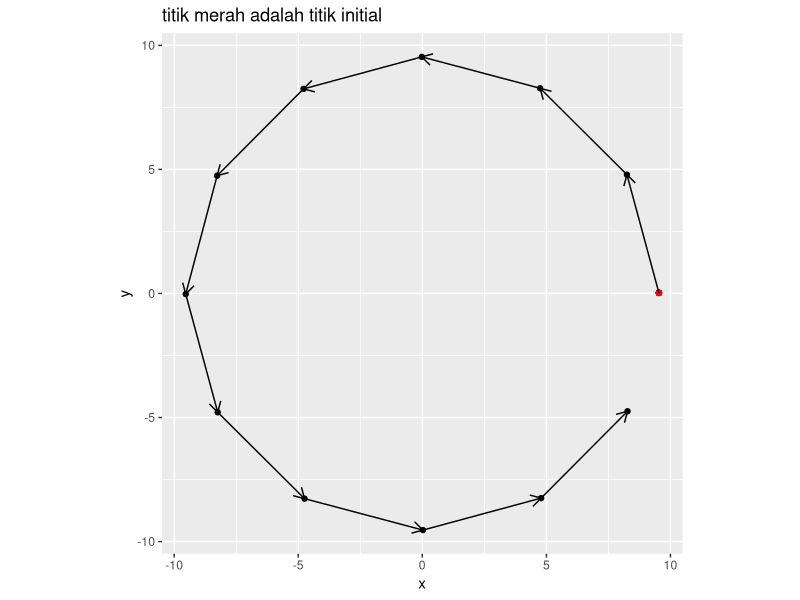
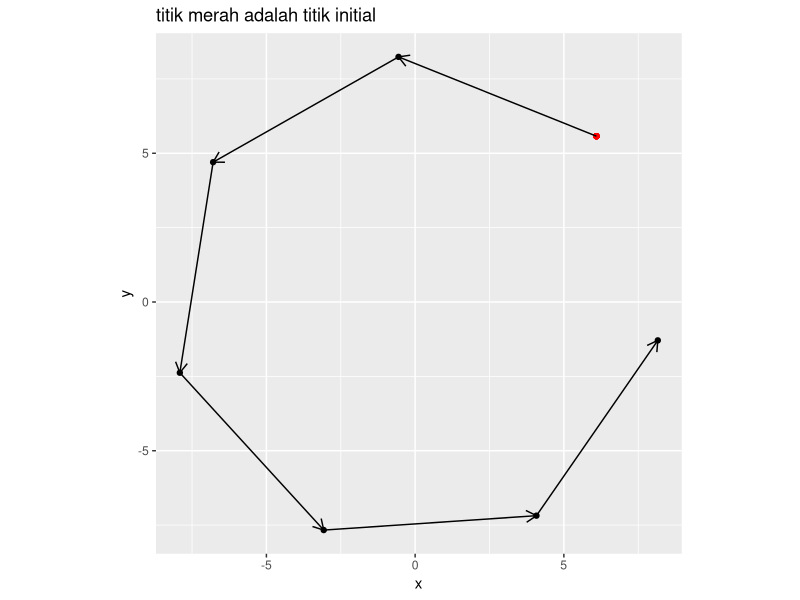
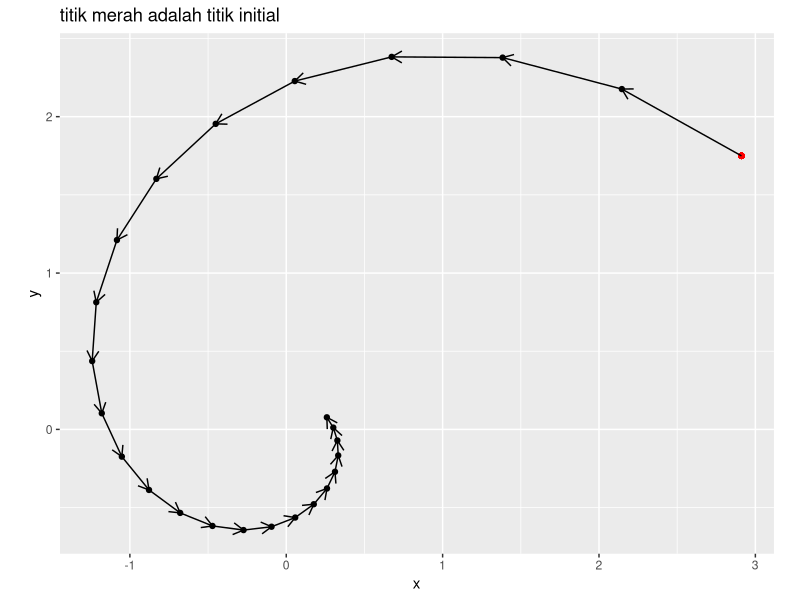
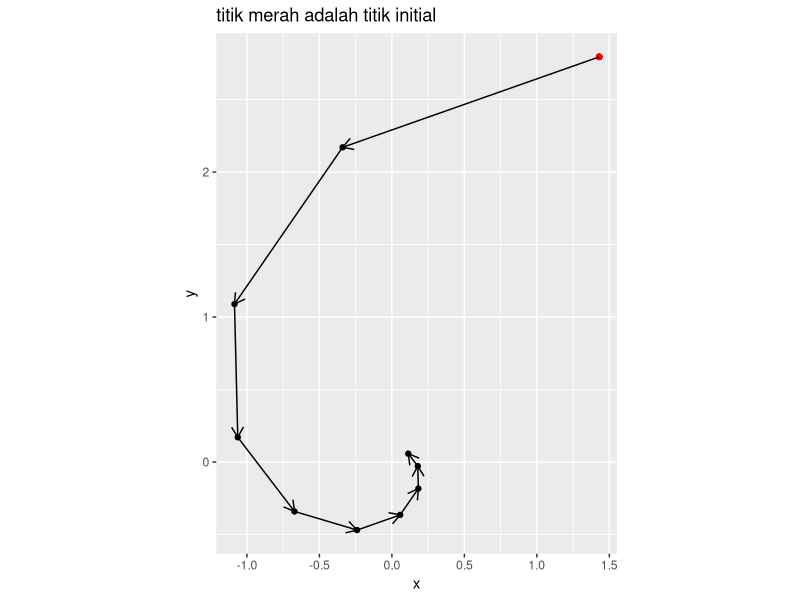
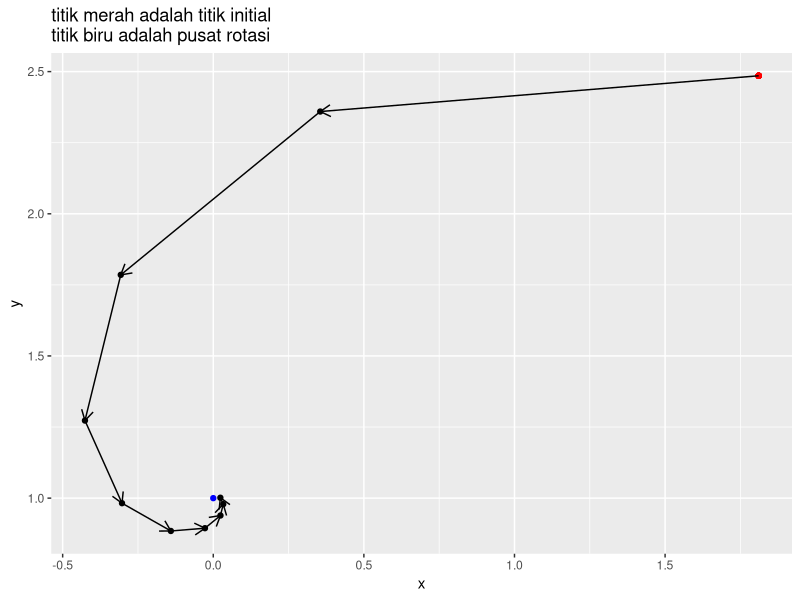
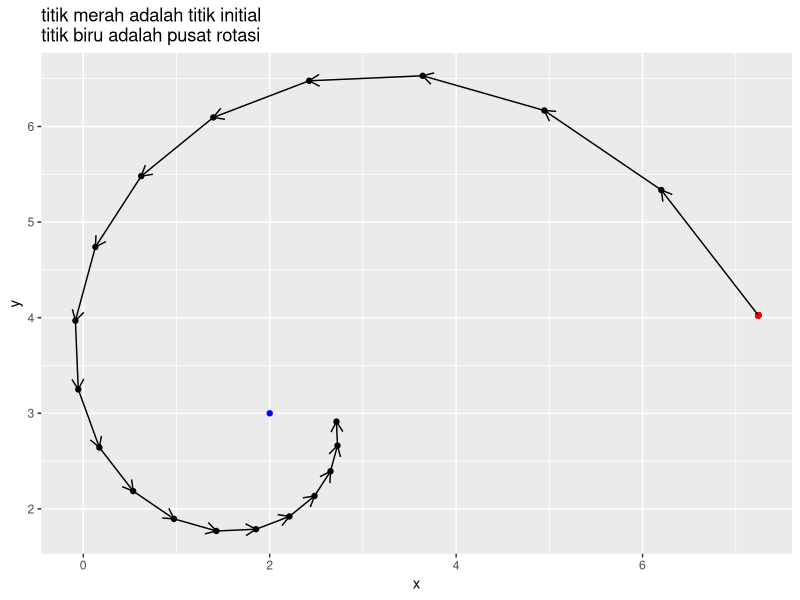
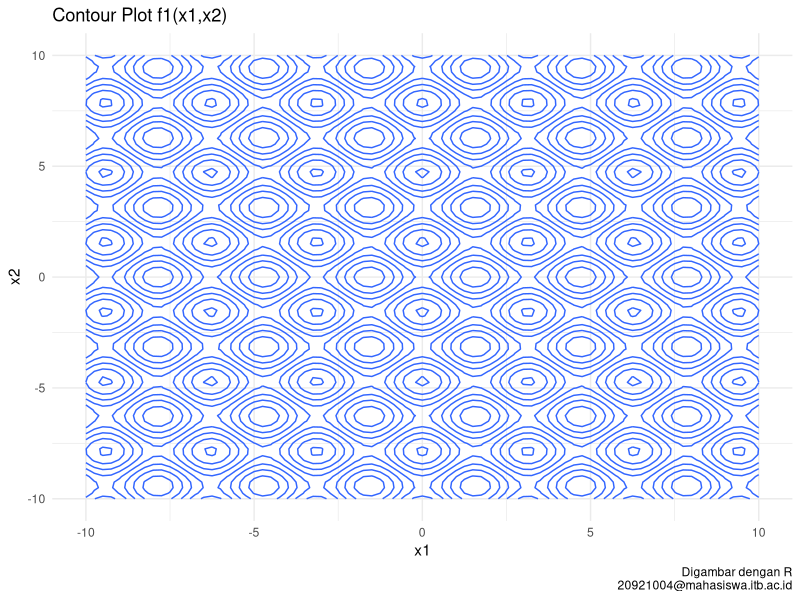
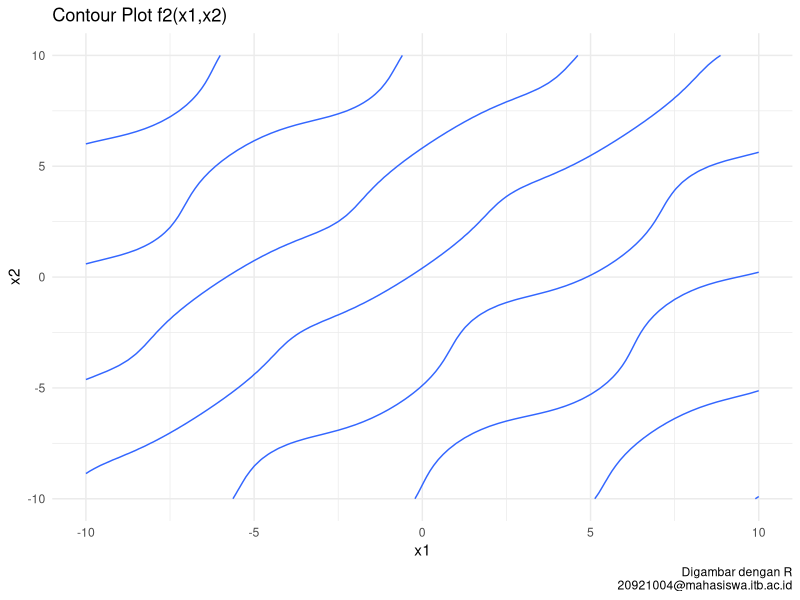

The R script that drew these images, in order:
## ---- chunk 1
rm(list=ls())
options(digits = 6)

library(dplyr)
library(ggplot2)
## ---- chunk 2
# function untuk random titik
rand_titik = function(a,b){
  runif(2,a,b)
}
## ---- chunk 3
# mendefinisikan program
rotasi_kan = function(x0,rot){
  # menghitung theta
  theta = 2*pi/rot

  # definisi matriks rotasi
  A = matrix(c(cos(theta),-sin(theta),
             sin(theta),cos(theta)),
           ncol = 2,byrow = T)
  
  # membuat template
  temp = vector("list")
  temp[[1]] = x0

  # proses rotasi
  for(i in 2:rot){
    xk = A %*% x0
    temp[[i]] = xk
    x0 = xk
  }
  
  # membuat template data frame
  final = data.frame(x = rep(NA,rot),
                     y = rep(NA,rot))
  
  # gabung data dari list
  for(i in 1:rot){
    tempura = temp[[i]]
    final$x[i] = tempura[1]
    final$y[i] = tempura[2]
  }

  # membuat plot
  plot = 
    ggplot() +
    geom_point(aes(x,y),data = final) +
    geom_point(aes(x[1],y[1]),
               data = final,
               color = "red") +
    coord_equal() +
    labs(title = "titik merah adalah titik initial") 
  
  # enrich dengan garis panah
  panah = data.frame(
    x_start = final$x[1:(rot-1)],
    x_end = final$x[2:rot],
    y_start = final$y[1:(rot-1)],
    y_end = final$y[2:rot]
  )
  # menambahkan garis panah ke plot
  plot = 
    plot + 
    geom_segment(aes(x = x_start,
                 xend = x_end,
                 y = y_start,
                 yend = y_end),
                 data = panah,
                 arrow = arrow(length = unit(.3,"cm"))
                 )
  
  # menyiapkan output
  list("Grafik rotasi" = plot,
       "Titik-titik rotasi" = final)
  }
## ---- chunk 4
# uji coba
rot = 12 # berapa banyak rotasi
x0 = rand_titik(0,10) # generate random titik

rotasi_kan(x0,rot)
## ---- chunk 5
# uji coba
rot = 7 # berapa banyak rotasi
x0 = rand_titik(0,10) # generate random titik

rotasi_kan(x0,rot)
## ---- chunk 6
# mendefinisikan program
rotasi_konstraksi_kan = function(x0,rot,r){
  # menghitung theta
  theta = 2*pi/rot

  # definisi matriks rotasi
  A = matrix(c(cos(theta),-sin(theta),
             sin(theta),cos(theta)),
           ncol = 2,byrow = T)
  
  # membuat template
  temp = vector("list")
  temp[[1]] = x0

  # proses rotasi dan konstraksi
  for(i in 2:rot){
    xk = A %*% x0
    xk = r * xk
    temp[[i]] = xk
    x0 = xk
  }
  
  # membuat template data frame
  final = data.frame(x = rep(NA,rot),
                     y = rep(NA,rot))
  
  # gabung data dari list
  for(i in 1:rot){
    tempura = temp[[i]]
    final$x[i] = tempura[1]
    final$y[i] = tempura[2]
  }

  # membuat plot
  plot = 
    ggplot() +
    geom_point(aes(x,y),data = final) +
    geom_point(aes(x[1],y[1]),
               data = final,
               color = "red") +
    coord_equal() +
    labs(title = "titik merah adalah titik initial") 
  
  # enrich dengan garis panah
  panah = data.frame(
    x_start = final$x[1:(rot-1)],
    x_end = final$x[2:rot],
    y_start = final$y[1:(rot-1)],
    y_end = final$y[2:rot]
  )
  # menambahkan garis panah ke plot
  plot = 
    plot + 
    geom_segment(aes(x = x_start,
                 xend = x_end,
                 y = y_start,
                 yend = y_end),
                 data = panah,
                 arrow = arrow(length = unit(.3,"cm"))
                 )
  
  # menyiapkan output
  list("Grafik rotasi" = plot,
       "Titik-titik rotasi" = final)
  }
## ---- chunk 7
# uji coba
rot = 25 # berapa banyak rotasi
x0 = rand_titik(0,4) # generate random titik
r = .9
rotasi_konstraksi_kan(x0,rot,r)
## ---- chunk 8
# uji coba
rot = 10 # berapa banyak rotasi
x0 = rand_titik(0,4) # generate random titik
r = .7
rotasi_konstraksi_kan(x0,rot,r)
## ---- chunk 9
# mendefinisikan program
rotasi_konstraksi_pusat_kan = function(x0,rot,r,x_bin){
  # pusat rotasi
  pusat = x_bin

  # menghitung theta
  theta = 2*pi/rot

  # definisi matriks rotasi
  A = matrix(c(cos(theta),-sin(theta),
             sin(theta),cos(theta)),
           ncol = 2,byrow = T)
  
  # membuat template
  temp = vector("list")
  temp[[1]] = x0

  # proses rotasi dan konstraksi
  for(i in 2:rot){
    xk = A %*% (x0-pusat) # diputar dengan x_bin sebagai pusat
    xk = pusat + (r * xk)
    temp[[i]] = xk
    x0 = xk
  }
  
  # membuat template data frame
  final = data.frame(x = rep(NA,rot),
                     y = rep(NA,rot))
  
  # gabung data dari list
  for(i in 1:rot){
    tempura = temp[[i]]
    final$x[i] = tempura[1]
    final$y[i] = tempura[2]
  }

  # membuat plot
  plot = 
    ggplot() +
    geom_point(aes(x,y),data = final) +
    geom_point(aes(x[1],y[1]),
               data = final,
               color = "red") +
    geom_point(aes(x = pusat[1],
		   y = pusat[2]),
	       color = "blue") +
    labs(title = "titik merah adalah titik initial\ntitik biru adalah pusat rotasi") 
  
  # enrich dengan garis panah
  panah = data.frame(
    x_start = final$x[1:(rot-1)],
    x_end = final$x[2:rot],
    y_start = final$y[1:(rot-1)],
    y_end = final$y[2:rot]
  )
  # menambahkan garis panah ke plot
  plot = 
    plot + 
    geom_segment(aes(x = x_start,
                 xend = x_end,
                 y = y_start,
                 yend = y_end),
                 data = panah,
                 arrow = arrow(length = unit(.3,"cm"))
                 )
  
  # menyiapkan output
  list("Grafik rotasi" = plot,
       "Titik-titik rotasi" = final)
  }
## ---- chunk 10
# uji coba
rot = 10 # berapa banyak rotasi
x0 = rand_titik(0,4) # generate random titik
x_bintang = c(0,1) # contoh pusat rotasi
r = .6
rotasi_konstraksi_pusat_kan(x0,rot,r,x_bintang)
## ---- chunk 11
# uji coba
rot = 20 # berapa banyak rotasi
x0 = rand_titik(0,10) # generate random titik
x_bintang = c(2,3) # contoh pusat rotasi
r = .9
rotasi_konstraksi_pusat_kan(x0,rot,r,x_bintang)
## ---- chunk 12
soa_mrf = function(N,	  # banyak titik
		   x1_d,  # batas bawah x1
		   x1_u,  # batas atas x1
		   x2_d,  # batas bawah x2
		   x2_u,  # batas atas x2
		   rot,	  # berapa banyak rotasi
		   k_max, # iterasi maks
		   r){	  # berapa rate konstraksi
		   
# N pasang titik random di selang [a,b] di R2
x1 = runif(N,x1_d,x1_u)
x2 = runif(N,x2_d,x2_u)

# hitung theta
theta = 2*pi / rot

# definisi matriks rotasi
A = matrix(c(cos(theta),-sin(theta),
             sin(theta),cos(theta)),
           ncol = 2,byrow = T)

# bikin data frame
temp = data.frame(x1,x2) %>% mutate(f = f(x1,x2))

# proses iterasi
for(i in 1:k_max){
  # mencari titik x* dengan min(f)
  f_min = 
	temp %>% 
	# pastikan x* berada di selang x1 dan x2
	filter(x1 >= x1_d & x1 <= x1_u) %>%
	filter(x2 >= x2_d & x2 <= x2_u) %>%
	# mengambil x* yang memiliki f terkecil
	filter(f == min(f))
  pusat = c(f_min$x1,f_min$x2)

  for(j in 1:N){
	# kita akan ambil titiknya satu persatu
	x0 = c(temp$x1[j],temp$x2[j])
	
	# proses rotasi dan konstraksi terhadap pusat x*
	xk = A %*% (x0-pusat) # diputar dengan x_bin sebagai pusat
        xk = pusat + (r * xk)
	
	# proses mengembalikan nilai ke temp
	temp$x1[j] = xk[1]
	temp$x2[j] = xk[2]
	}
    
    # hitung kembali nilai f(x1,x2)
    temp = temp %>% mutate(f = f(x1,x2))
    }

# proses output hasil
output = temp %>% filter(f == min(f))
return(output)
}

## ---- chunk 13
# definisi
N = 50
a = -4 # x1 dan x2 punya batas bawah yang sama
b = 4  # x1 dan x2 punya batas atas yang sama
k_max = 60
r = .8
rot = 20
f = function(x1,x2){
	((x1^4 - 16 * x1^2 + 5 * x1)/2) + ((x2^4 - 16 * x2^2 + 5* x2)/2)
	}

# solving
soa_mrf(N,a,b,a,b,rot,k_max,r)
## ---- chunk 14
# fungsi plot
# untuk contour plot
ikanx = function(f,a,b){
  x = seq(a,b,by = .25)

  temp_plot =
    expand.grid(x,x) %>%
    rename(x = Var1,
           y = Var2) %>%
    mutate(z = f(x,y))

  temp_plot %>%
     ggplot(aes(x = x,y = y,z = z)) +
     geom_contour() +
     theme_minimal() +
     labs(x = "x1",y = "x2",
	  caption = "Digambar dengan R\n20921004@mahasiswa.itb.ac.id")
}

# untuk sistem persamaan
ikanx_2 = function(f,a,b){
  x = seq(a,b,by = .025)

  temp_plot =
    expand.grid(x,x) %>%
    rename(x = Var1,
           y = Var2) %>%
    mutate(z = f(x,y)) %>%
    filter(round(z,1) == 0)

  return(temp_plot)
}


## ---- chunk 15
f1 = function(x1,x2){cos(2* x1) - cos(2*x2) - 0.4}
ikanx(f1,-10,10) + labs(title = "Contour Plot f1(x1,x2)")
## ---- chunk 16
f2 = function(x1,x2){2*(x2 - x1) + sin(x2) - sin(x1) - 1.2}
ikanx(f2,-10,10) + labs(title = "Contour Plot f2(x1,x2)")
## ---- chunk 17
df1 = ikanx_2(f1,-10,10)
df2 = ikanx_2(f2,-10,10)

ggplot() +
  geom_point(data = df1, aes(x,y),color = "steelblue",size = .25) +
  geom_point(data = df2, aes(x,y),color = "darkgreen",size = .25) +
  theme_minimal() +
  labs(x = "x1",y = "x2",
       title = "Plot f1 dan f2",
       caption = "Digambar dengan R\n20921004@mahasiswa.itb.ac.id")
## ---- chunk 18
# fungsi f1 dan f2 dari soal
f1 = function(x1,x2){cos(2* x1) - cos(2*x2) - 0.4}
f2 = function(x1,x2){2*(x2 - x1) + sin(x2) - sin(x1) - 1.2}

# membuat F(x)
# saya notasikan sebagai f kecil
f = function(x1,x2){
  sum = abs(f1(x1,x2)) + abs(f2(x1,x2))
  bawah = 1 + sum
  hasil = 1/bawah
  return(hasil)
}
## ---- chunk 19
# solving
N = 50
a = -10  # x1 dan x2 punya batas yang sama
b = 10   # x1 dan x2 punya batas yang sama
rot = 20
k_max = 60
r = .8
soa_mrf(N,a,b,a,b,rot,k_max,r)
## ---- chunk 20
f1 = function(x1,x2){sin(x1)*cos(x2) + 2*cos(x1)*sin(x2)}
ikanx(f1,0,2*pi) + labs(title = "Contour Plot f1(x1,x2)")
## ---- chunk 21
f2 = function(x1,x2){cos(x1)*sin(x2) + 2*sin(x1)*cos(x2)}
ikanx(f2,0,2*pi) + labs(title = "Contour Plot f2(x1,x2)")
## ---- chunk 22
df1 = ikanx_2(f1,-10,10)
df2 = ikanx_2(f2,-10,10)

ggplot() +
  geom_point(data = df1, aes(x,y),color = "steelblue",size = .25) +
  geom_point(data = df2, aes(x,y),color = "darkgreen",size = .25) +
  theme_minimal() +
  labs(x = "x1",y = "x2",
       title = "Plot f1 dan f2",
       caption = "Digambar dengan R\n20921004@mahasiswa.itb.ac.id")
## ---- chunk 23
f1 = function(x,y){0.5*sin(x*y) - 0.25*(y)/(pi) - 0.5*x}
ikanx(f1,-20,5) + labs(title = "Contour Plot g1(x,y)")
## ---- chunk 24
f2 = function(x,y){(1 - .25/pi)*(exp(2*x)-exp(1)) + exp(1)*(y/pi) - 2*exp(1)*x}
ikanx(f2,-20,5) + labs(title = "Contour Plot g2(x,y)")
## ---- chunk 25
df1 = ikanx_2(f1,-20,5)
df2 = ikanx_2(f2,-20,5)

ggplot() +
  geom_point(data = df1, aes(x,y),color = "steelblue",size = .25) +
  geom_point(data = df2, aes(x,y),color = "darkgreen",size = .25) +
  theme_minimal() +
  labs(x = "x",y = "y",
       title = "Plot g1 dan g2",
       caption = "Digambar dengan R\n20921004@mahasiswa.itb.ac.id")
